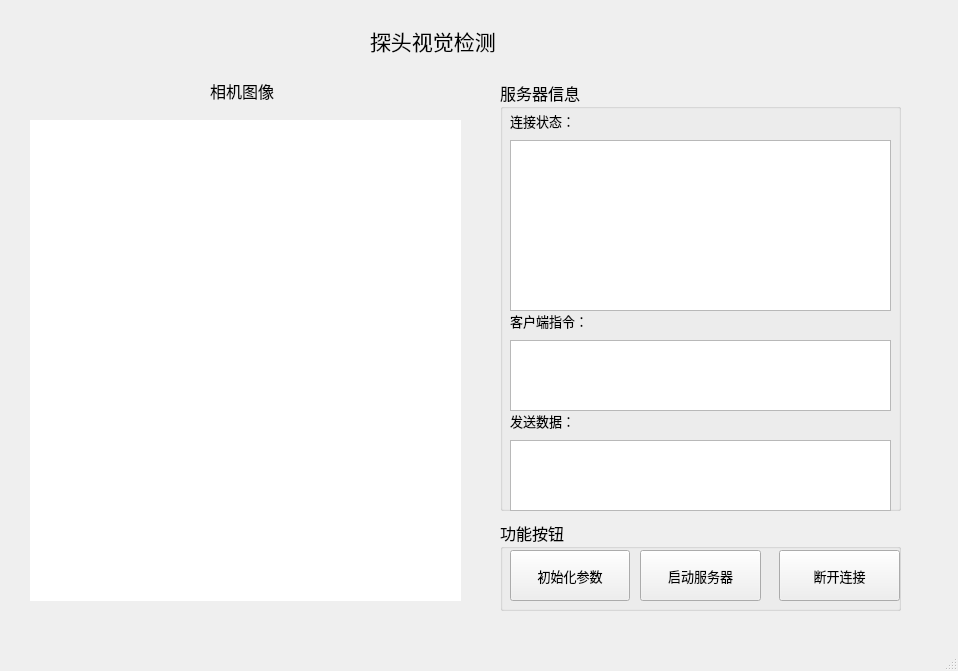
<?xml version="1.0" encoding="UTF-8"?>
<ui version="4.0">
 <class>ProbeDetect</class>
 <widget class="QMainWindow" name="ProbeDetect">
  <property name="geometry">
   <rect>
    <x>0</x>
    <y>0</y>
    <width>958</width>
    <height>671</height>
   </rect>
  </property>
  <property name="windowTitle">
   <string>MainWindow</string>
  </property>
  <widget class="QWidget" name="centralwidget">
   <widget class="QGroupBox" name="groupBox">
    <property name="geometry">
     <rect>
      <x>500</x>
      <y>80</y>
      <width>401</width>
      <height>431</height>
     </rect>
    </property>
    <property name="font">
     <font>
      <family>楷体</family>
      <pointsize>12</pointsize>
     </font>
    </property>
    <property name="title">
     <string>服务器信息</string>
    </property>
    <widget class="QLabel" name="Status">
     <property name="geometry">
      <rect>
       <x>10</x>
       <y>10</y>
       <width>101</width>
       <height>61</height>
      </rect>
     </property>
     <property name="font">
      <font>
       <family>黑体</family>
       <pointsize>10</pointsize>
      </font>
     </property>
     <property name="text">
      <string>连接状态：</string>
     </property>
    </widget>
    <widget class="QTextBrowser" name="StatusShow">
     <property name="geometry">
      <rect>
       <x>10</x>
       <y>60</y>
       <width>381</width>
       <height>171</height>
      </rect>
     </property>
    </widget>
    <widget class="QLabel" name="ServerRecv">
     <property name="geometry">
      <rect>
       <x>10</x>
       <y>210</y>
       <width>131</width>
       <height>61</height>
      </rect>
     </property>
     <property name="font">
      <font>
       <family>黑体</family>
       <pointsize>10</pointsize>
      </font>
     </property>
     <property name="text">
      <string>客户端指令：</string>
     </property>
    </widget>
    <widget class="QTextBrowser" name="ServerRecvShow">
     <property name="geometry">
      <rect>
       <x>10</x>
       <y>260</y>
       <width>381</width>
       <height>71</height>
      </rect>
     </property>
    </widget>
    <widget class="QLabel" name="ServerSent">
     <property name="geometry">
      <rect>
       <x>10</x>
       <y>310</y>
       <width>101</width>
       <height>61</height>
      </rect>
     </property>
     <property name="font">
      <font>
       <family>黑体</family>
       <pointsize>10</pointsize>
      </font>
     </property>
     <property name="text">
      <string>发送数据：</string>
     </property>
    </widget>
    <widget class="QTextBrowser" name="ServerSentShow">
     <property name="geometry">
      <rect>
       <x>10</x>
       <y>360</y>
       <width>381</width>
       <height>71</height>
      </rect>
     </property>
    </widget>
   </widget>
   <widget class="QLabel" name="titleName">
    <property name="geometry">
     <rect>
      <x>370</x>
      <y>20</y>
      <width>201</width>
      <height>41</height>
     </rect>
    </property>
    <property name="font">
     <font>
      <family>黑体</family>
      <pointsize>16</pointsize>
     </font>
    </property>
    <property name="text">
     <string>探头视觉检测</string>
    </property>
   </widget>
   <widget class="QLabel" name="Image">
    <property name="geometry">
     <rect>
      <x>210</x>
      <y>70</y>
      <width>121</width>
      <height>41</height>
     </rect>
    </property>
    <property name="font">
     <font>
      <family>黑体</family>
      <pointsize>12</pointsize>
     </font>
    </property>
    <property name="text">
     <string>相机图像</string>
    </property>
   </widget>
   <widget class="QLabel" name="ImageShow">
    <property name="geometry">
     <rect>
      <x>30</x>
      <y>120</y>
      <width>431</width>
      <height>481</height>
     </rect>
    </property>
    <property name="styleSheet">
     <string notr="true">background-color: rgb(255, 255, 255);</string>
    </property>
    <property name="text">
     <string/>
    </property>
   </widget>
   <widget class="QGroupBox" name="groupBox_2">
    <property name="geometry">
     <rect>
      <x>500</x>
      <y>520</y>
      <width>401</width>
      <height>91</height>
     </rect>
    </property>
    <property name="font">
     <font>
      <family>楷体</family>
      <pointsize>12</pointsize>
     </font>
    </property>
    <property name="title">
     <string>功能按钮</string>
    </property>
    <widget class="QPushButton" name="StartServer">
     <property name="geometry">
      <rect>
       <x>140</x>
       <y>30</y>
       <width>121</width>
       <height>51</height>
      </rect>
     </property>
     <property name="sizeIncrement">
      <size>
       <width>1</width>
       <height>1</height>
      </size>
     </property>
     <property name="font">
      <font>
       <family>黑体</family>
       <pointsize>10</pointsize>
      </font>
     </property>
     <property name="styleSheet">
      <string notr="true"/>
     </property>
     <property name="text">
      <string>启动服务器</string>
     </property>
    </widget>
    <widget class="QPushButton" name="CloseServer">
     <property name="geometry">
      <rect>
       <x>279</x>
       <y>30</y>
       <width>121</width>
       <height>51</height>
      </rect>
     </property>
     <property name="font">
      <font>
       <family>黑体</family>
       <pointsize>10</pointsize>
      </font>
     </property>
     <property name="styleSheet">
      <string notr="true"/>
     </property>
     <property name="text">
      <string>断开连接</string>
     </property>
    </widget>
    <widget class="QPushButton" name="pushButton">
     <property name="geometry">
      <rect>
       <x>10</x>
       <y>30</y>
       <width>120</width>
       <height>51</height>
      </rect>
     </property>
     <property name="sizeIncrement">
      <size>
       <width>1</width>
       <height>1</height>
      </size>
     </property>
     <property name="font">
      <font>
       <family>黑体</family>
       <pointsize>10</pointsize>
      </font>
     </property>
     <property name="text">
      <string>初始化参数</string>
     </property>
    </widget>
   </widget>
  </widget>
  <widget class="QMenuBar" name="menubar">
   <property name="geometry">
    <rect>
     <x>0</x>
     <y>0</y>
     <width>958</width>
     <height>21</height>
    </rect>
   </property>
  </widget>
  <widget class="QStatusBar" name="statusbar"/>
 </widget>
 <resources/>
 <connections/>
</ui>
